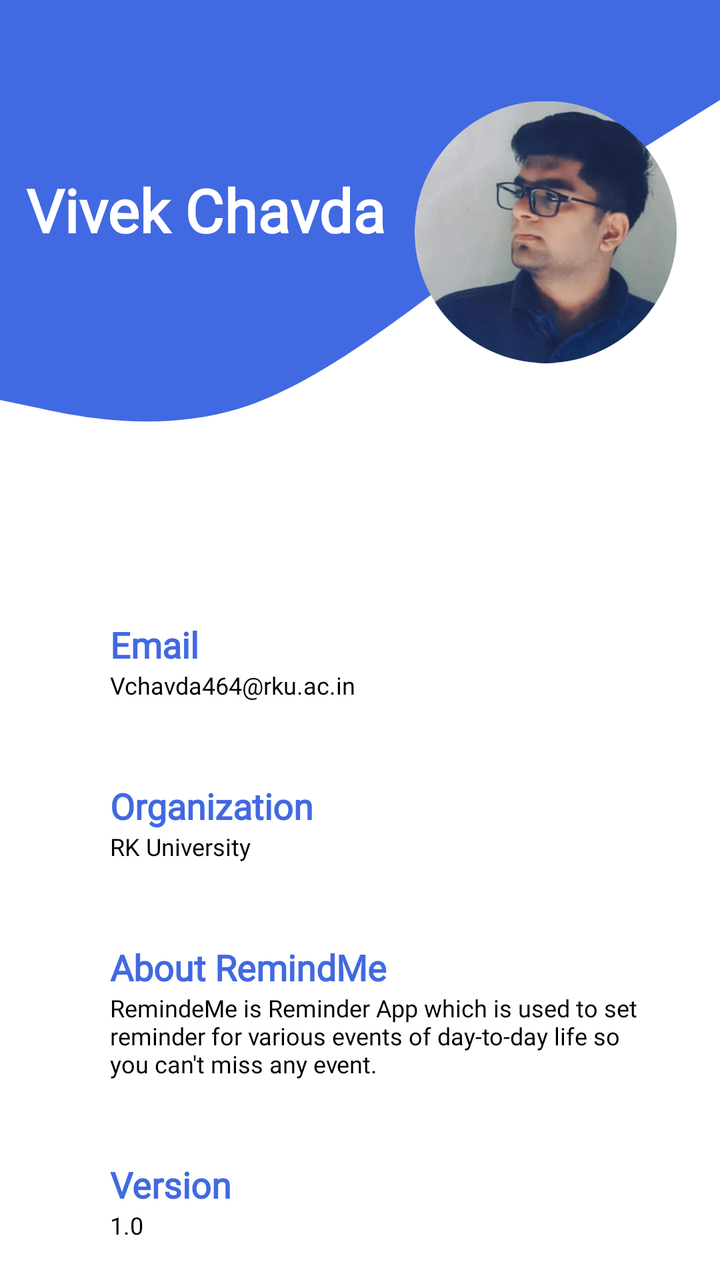
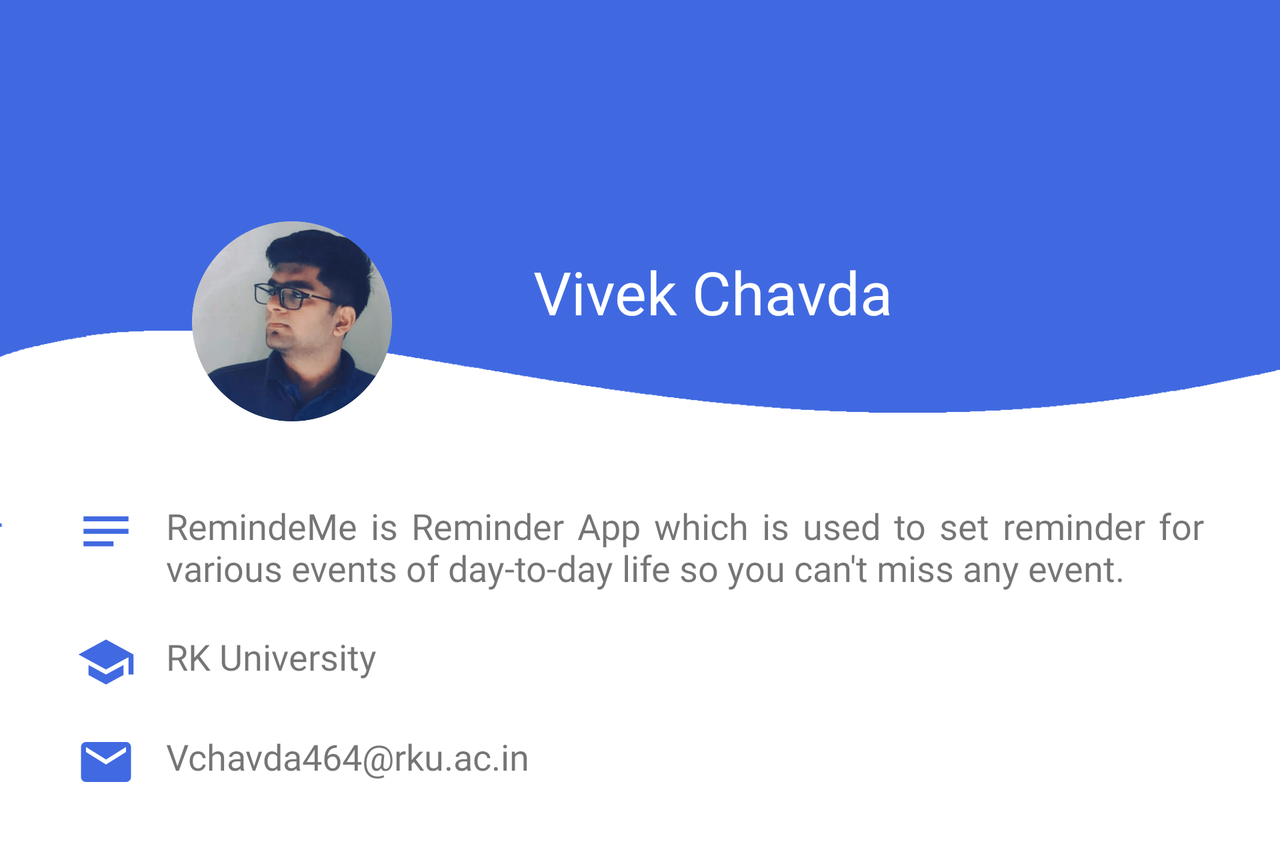

The same Android screen from two of the app's own layout files: first res/layout/ as a phone draws it, then the repository's variant for another configuration, drawn on a device whose configuration selects that folder. Both files follow.
<!-- AndroidManifest.xml: application theme AppTheme -->
<!-- res/layout/activity_about_screen.xml -->
<?xml version="1.0" encoding="utf-8"?>
<ScrollView xmlns:android="http://schemas.android.com/apk/res/android"
    xmlns:app="http://schemas.android.com/apk/res-auto"
    xmlns:tools="http://schemas.android.com/tools"
    android:layout_width="match_parent"
    android:layout_height="match_parent"
    android:background="@color/cardview_light_background"
    tools:context=".AboutScreen"
    >

    <androidx.constraintlayout.widget.ConstraintLayout
        android:layout_width="match_parent"
        android:layout_height="match_parent"
        android:background="@color/cardview_light_background"
        tools:context=".About_as">

        <LinearLayout
            android:id="@+id/linearLayout2"
            android:layout_width="match_parent"
            android:layout_height="250dp"
            android:background="@drawable/ic_about_wave"
            android:orientation="vertical"
            app:layout_constraintEnd_toEndOf="parent"
            app:layout_constraintStart_toStartOf="parent"
            app:layout_constraintTop_toTopOf="parent">

            <androidx.constraintlayout.widget.ConstraintLayout
                android:layout_width="match_parent"
                android:layout_height="match_parent">

                <ImageView
                    android:id="@+id/imageView5"
                    android:layout_width="131dp"
                    android:layout_height="168dp"
                    android:layout_marginBottom="50dp"
                    android:layout_marginEnd="16dp"
                    android:layout_marginLeft="195dp"
                    android:layout_marginRight="16dp"
                    android:layout_marginStart="195dp"
                    android:layout_marginTop="50dp"
                    android:elevation="30dp"


                    app:layout_constraintBottom_toBottomOf="parent"
                    app:layout_constraintEnd_toEndOf="parent"
                    app:layout_constraintHorizontal_bias="0.681"
                    app:layout_constraintStart_toStartOf="parent"
                    app:layout_constraintTop_toTopOf="parent"
                    app:layout_constraintVertical_bias="1.0"
                    app:srcCompat="@drawable/profile" />

                <TextView
                    android:id="@+id/textView_2"
                    android:layout_width="wrap_content"
                    android:layout_height="wrap_content"
                    android:fontFamily="@font/roboto"
                    android:text="@string/developer"
                    android:textColor="#FFFFFF"
                    android:textSize="30sp"

                    android:textStyle="bold"
                    android:typeface="serif"
                    app:layout_constraintBottom_toBottomOf="parent"
                    app:layout_constraintEnd_toStartOf="@+id/imageView5"
                    app:layout_constraintHorizontal_bias="0.48"
                    app:layout_constraintStart_toStartOf="parent"
                    app:layout_constraintTop_toTopOf="parent"
                    app:layout_constraintVertical_bias="0.404" />
            </androidx.constraintlayout.widget.ConstraintLayout>

        </LinearLayout>

        <LinearLayout
            android:layout_width="wrap_content"
            android:layout_height="wrap_content"
            android:layout_marginTop="50dp"
            android:orientation="vertical"

            app:layout_constraintBottom_toBottomOf="parent"
            app:layout_constraintEnd_toEndOf="parent"
            app:layout_constraintStart_toStartOf="parent"
            app:layout_constraintTop_toBottomOf="@+id/linearLayout2">

            <LinearLayout
                android:layout_width="match_parent"
                android:layout_height="match_parent"


                android:orientation="vertical">

                <LinearLayout
                    android:layout_width="wrap_content"
                    android:layout_height="wrap_content"
                    android:gravity="start"
                    android:clipToPadding="false"

                    android:padding="10dp">

                    <ImageView

                        style="@style/abt_icon"
                        app:srcCompat="@drawable/ic_baseline_email_24"
                        tools:ignore="VectorDrawableCompat" />


                    <LinearLayout
                        android:layout_width="wrap_content"
                        android:layout_height="wrap_content"
                        android:orientation="vertical">


                        <TextView
                            android:id="@+id/text_email"
                            style="@style/aboutTextMain"
                            android:layout_width="match_parent"
                            android:layout_height="wrap_content"
                            android:text="@string/headEmail"

                            />

                        <TextView
                            style="@style/aboutTextsub"
                            android:layout_width="match_parent"
                            android:layout_height="wrap_content"
                            android:text="@string/email" />

                    </LinearLayout>
                </LinearLayout>

                <LinearLayout
                    android:layout_width="300dp"
                    android:layout_height="wrap_content"
                    android:gravity="start"
                    android:clipToPadding="false"
                    android:layout_marginTop="20dp"
                    android:padding="10dp">

                    <ImageView

                        style="@style/abt_icon"
                        app:srcCompat="@drawable/ic_baseline_school_24"
                        tools:ignore="VectorDrawableCompat" />


                    <LinearLayout
                        android:layout_width="wrap_content"
                        android:layout_height="wrap_content"
                        android:orientation="vertical">


                        <TextView

                            style="@style/aboutTextMain"
                            android:layout_width="match_parent"
                            android:layout_height="wrap_content"
                            android:text="@string/org" />

                        <TextView
                            style="@style/aboutTextsub"
                            android:layout_width="match_parent"
                            android:layout_height="wrap_content"
                            android:text="@string/college" />

                    </LinearLayout>
                </LinearLayout>

                <LinearLayout
                    android:layout_width="300dp"
                    android:layout_height="wrap_content"
                    android:gravity="start"
                    android:clipToPadding="false"
                    android:layout_marginTop="20dp"
                    android:padding="10dp">

                    <ImageView
                        style="@style/abt_icon"
                        app:srcCompat="@drawable/ic_baseline_notes_24"
                        tools:ignore="VectorDrawableCompat" />


                    <LinearLayout
                        android:layout_width="wrap_content"
                        android:layout_height="wrap_content"
                        android:orientation="vertical">


                        <TextView
                            style="@style/aboutTextMain"
                            android:layout_width="match_parent"
                            android:layout_height="wrap_content"
                            android:text="@string/note" />

                        <TextView
                            style="@style/aboutTextsub"
                            android:layout_width="match_parent"
                            android:layout_height="wrap_content"
                            android:text="@string/desc" />

                    </LinearLayout>
                </LinearLayout>

                <LinearLayout
                    android:layout_width="300dp"
                    android:layout_height="wrap_content"
                    android:gravity="start"
                    android:clipToPadding="false"
                    android:layout_marginTop="20dp"
                    android:padding="10dp">

                    <ImageView
                        style="@style/abt_icon"
                        app:srcCompat="@drawable/ic_baseline_play_arrow_24"
                        tools:ignore="VectorDrawableCompat" />


                    <LinearLayout
                        android:layout_width="wrap_content"
                        android:layout_height="wrap_content"
                        android:orientation="vertical">


                        <TextView

                            style="@style/aboutTextMain"
                            android:layout_width="match_parent"
                            android:layout_height="wrap_content"
                            android:text="@string/version" />

                        <TextView
                            style="@style/aboutTextsub"
                            android:layout_width="match_parent"
                            android:layout_height="wrap_content"
                            android:text="@string/n_version" />

                    </LinearLayout>
                </LinearLayout>
            </LinearLayout>


        </LinearLayout>

    </androidx.constraintlayout.widget.ConstraintLayout>
</ScrollView>
<!-- resources referenced by this layout -->
<resources>
  <!-- drawable ic_about_wave (drawable) -->
  <vector xmlns:android="http://schemas.android.com/apk/res/android"
      android:width="1440dp"
      android:height="320dp"
      android:viewportWidth="1440"
      android:viewportHeight="320">
    <path
        android:pathData="M0,256L80,261.3C160,267 320,277 480,261.3C640,245 800,203 960,165.3C1120,128 1280,96 1360,80L1440,64L1440,0L1360,0C1280,0 1120,0 960,0C800,0 640,0 480,0C320,0 160,0 80,0L0,0Z"
        android:fillColor="@color/themecolor"/>
  </vector>
  <!-- drawable ic_baseline_email_24 (drawable) -->
  <vector android:height="24dp" android:tint="@color/themecolor"
      android:viewportHeight="24" android:viewportWidth="24"
      android:width="24dp" xmlns:android="http://schemas.android.com/apk/res/android">
      <path android:fillColor="@android:color/white" android:pathData="M20,4L4,4c-1.1,0 -1.99,0.9 -1.99,2L2,18c0,1.1 0.9,2 2,2h16c1.1,0 2,-0.9 2,-2L22,6c0,-1.1 -0.9,-2 -2,-2zM20,8l-8,5 -8,-5L4,6l8,5 8,-5v2z"/>
  </vector>
  <!-- drawable ic_baseline_notes_24 (drawable) -->
  <vector android:height="24dp" android:tint="@color/themecolor"
      android:viewportHeight="24" android:viewportWidth="24"
      android:width="24dp" xmlns:android="http://schemas.android.com/apk/res/android">
      <path android:fillColor="@android:color/white" android:pathData="M3,18h12v-2L3,16v2zM3,6v2h18L21,6L3,6zM3,13h18v-2L3,11v2z"/>
  </vector>
  <!-- drawable ic_baseline_play_arrow_24 (drawable) -->
  <vector android:height="24dp" android:tint="@color/themecolor"
      android:viewportHeight="24" android:viewportWidth="24"
      android:width="24dp" xmlns:android="http://schemas.android.com/apk/res/android">
      <path android:fillColor="@android:color/white" android:pathData="M8,5v14l11,-7z"/>
  </vector>
  <!-- drawable ic_baseline_school_24 (drawable) -->
  <vector android:height="24dp" android:tint="@color/themecolor"
      android:viewportHeight="24" android:viewportWidth="24"
      android:width="24dp" xmlns:android="http://schemas.android.com/apk/res/android">
      <path android:fillColor="@android:color/white" android:pathData="M5,13.18v4L12,21l7,-3.82v-4L12,17l-7,-3.82zM12,3L1,9l11,6 9,-4.91V17h2V9L12,3z"/>
  </vector>
  <!-- drawable profile: png bitmap (drawable, 146519 bytes) -->
  <string name="college">RK University</string>
  <string name="desc">RemindeMe is Reminder App which is used to set reminder for various events of day-to-day life so you can\'t miss any event.</string>
  <string name="developer">Vivek Chavda</string>
  <string name="email">Vchavda464@rku.ac.in</string>
  <string name="headEmail">Email</string>
  <string name="n_version">1.0</string>
  <string name="note">About RemindMe</string>
  <string name="org">Organization</string>
  <string name="version">Version</string>
  <style name="aboutTextMain">
          <item name="android:textSize">18sp</item>
          <item name="android:textColor">@color/themecolor</item>
          <item name="android:typeface">serif</item>
          <item name="fontFamily">@font/roboto</item>
          <item name="android:paddingLeft">15dp</item>
          <item name="android:textStyle">bold</item>
      </style>
  <style name="aboutTextsub">
          <item name="android:textSize">12sp</item>
          <item name="android:textColor">@android:color/black</item>
          <item name="android:typeface">serif</item>
          <item name="fontFamily">@font/roboto</item>
          <item name="android:paddingLeft">15dp</item>
      </style>
  <style name="AppTheme" parent="Theme.AppCompat.Light.DarkActionBar">
          
          <item name="colorPrimary">@color/colorPrimary</item>
          <item name="colorPrimaryDark">@color/colorPrimaryDark</item>
          <item name="colorAccent">@color/colorAccent</item>
          </style>
  <color name="themecolor">#4169E1</color>
  <color name="colorPrimary">#6200EE</color>
  <color name="colorPrimaryDark">#3700B3</color>
  <color name="colorAccent">#03DAC5</color>
</resources>
<!-- res/layout-land/activity_about_screen.xml (the repository's variant of the layout above) -->
<!-- drawn on the phone turned sideways -->
<?xml version="1.0" encoding="utf-8"?>
<ScrollView android:layout_height="match_parent"
    android:layout_width="match_parent"
    xmlns:android="http://schemas.android.com/apk/res/android"
    xmlns:app="http://schemas.android.com/apk/res-auto"
    tools:context=".AboutScreen"
    xmlns:tools="http://schemas.android.com/tools">
<androidx.constraintlayout.widget.ConstraintLayout
    android:layout_width="match_parent"
    android:layout_height="match_parent"
    android:background="@drawable/background"
    >

    <ImageView
        android:id="@+id/imageView"
        android:layout_width="100dp"
        android:layout_height="120dp"
        android:layout_marginLeft="96dp"

        android:layout_marginStart="96dp"
        android:src="@drawable/profile"
        app:layout_constraintBottom_toBottomOf="parent"
        app:layout_constraintStart_toStartOf="parent"
        app:layout_constraintTop_toTopOf="parent"
        app:layout_constraintVertical_bias="0.329"></ImageView>

    <TextView
        android:id="@+id/textView"
        android:layout_width="220dp"
        android:layout_height="62dp"
        android:fontFamily="@font/playfair_display_bold"
        android:text="@string/name"
        android:textColor="@android:color/white"
        android:textColorHint="@android:color/white"
        android:textSize="30sp"
        app:layout_constraintBottom_toBottomOf="parent"
        app:layout_constraintEnd_toEndOf="parent"
        app:layout_constraintHorizontal_bias="0.527"
        app:layout_constraintStart_toStartOf="@+id/imageView"
        app:layout_constraintTop_toTopOf="parent"
        app:layout_constraintVertical_bias="0.345" />

    <LinearLayout
        android:layout_width="wrap_content"
        android:layout_height="wrap_content"
        android:gravity="center"
        android:orientation="vertical"
        android:padding="20dp"
        app:layout_constraintEnd_toEndOf="parent"
        app:layout_constraintStart_toStartOf="parent"
        app:layout_constraintTop_toBottomOf="@+id/imageView">

        <LinearLayout
            android:layout_width="match_parent"
            android:layout_height="match_parent"
            android:orientation="horizontal"
            android:padding="10dp">

            <ImageView
                android:id="@+id/imageView4"
                android:layout_width="30dp"
                android:layout_height="30dp"
                android:layout_gravity="start"
                app:srcCompat="@drawable/ic_baseline_notes_24"
                tools:layout_editor_absoluteX="34dp"
                tools:layout_editor_absoluteY="431dp" />

            <TextView
                android:id="@+id/textView2"
                android:layout_width="534dp"
                android:layout_height="wrap_content"
                android:fontFamily="@font/roboto"
                android:justificationMode="inter_word"
                android:maxLines="5"
                android:paddingLeft="15dp"
                android:text="@string/desc"
                android:textSize="18sp"
                tools:layout_editor_absoluteX="90dp"
                tools:layout_editor_absoluteY="421dp"></TextView>
        </LinearLayout>

        <LinearLayout
            android:layout_width="match_parent"
            android:layout_height="match_parent"
            android:orientation="horizontal"
            android:padding="10dp">

            <ImageView
                android:id="@+id/imageView2"
                android:layout_width="30dp"
                android:layout_height="30dp"
                app:srcCompat="@drawable/ic_baseline_school_24" />

            <TextView
                android:id="@+id/textView3"
                android:layout_width="wrap_content"
                android:layout_height="wrap_content"
                android:fontFamily="@font/roboto"
                android:paddingLeft="15dp"
                android:text="@string/college"
                android:textSize="18sp" />
        </LinearLayout>

        <LinearLayout
            android:layout_width="match_parent"
            android:layout_height="match_parent"
            android:orientation="horizontal"
            android:padding="10dp">

            <ImageView
                android:id="@+id/imageView3"
                android:layout_width="30dp"
                android:layout_height="30dp"
                app:srcCompat="@drawable/ic_baseline_email_24" />

            <TextView
                android:id="@+id/textView4"
                android:layout_width="wrap_content"
                android:layout_height="wrap_content"
                android:fontFamily="@font/roboto"
                android:paddingLeft="15dp"
                android:text="@string/email"
                android:textSize="18sp" />


        </LinearLayout>

    </LinearLayout>


</androidx.constraintlayout.widget.ConstraintLayout></ScrollView>
<!-- resources referenced by the variant -->
<!-- as the phone turned sideways resolves them -->
<resources>
  <!-- drawable background: png bitmap (drawable, 7054 bytes) -->
  <!-- drawable ic_baseline_email_24 (drawable) -->
  <vector android:height="24dp" android:tint="@color/themecolor"
      android:viewportHeight="24" android:viewportWidth="24"
      android:width="24dp" xmlns:android="http://schemas.android.com/apk/res/android">
      <path android:fillColor="@android:color/white" android:pathData="M20,4L4,4c-1.1,0 -1.99,0.9 -1.99,2L2,18c0,1.1 0.9,2 2,2h16c1.1,0 2,-0.9 2,-2L22,6c0,-1.1 -0.9,-2 -2,-2zM20,8l-8,5 -8,-5L4,6l8,5 8,-5v2z"/>
  </vector>
  <!-- drawable ic_baseline_notes_24 (drawable) -->
  <vector android:height="24dp" android:tint="@color/themecolor"
      android:viewportHeight="24" android:viewportWidth="24"
      android:width="24dp" xmlns:android="http://schemas.android.com/apk/res/android">
      <path android:fillColor="@android:color/white" android:pathData="M3,18h12v-2L3,16v2zM3,6v2h18L21,6L3,6zM3,13h18v-2L3,11v2z"/>
  </vector>
  <!-- drawable ic_baseline_school_24 (drawable) -->
  <vector android:height="24dp" android:tint="@color/themecolor"
      android:viewportHeight="24" android:viewportWidth="24"
      android:width="24dp" xmlns:android="http://schemas.android.com/apk/res/android">
      <path android:fillColor="@android:color/white" android:pathData="M5,13.18v4L12,21l7,-3.82v-4L12,17l-7,-3.82zM12,3L1,9l11,6 9,-4.91V17h2V9L12,3z"/>
  </vector>
  <!-- drawable profile: png bitmap (drawable, 146519 bytes) -->
  <string name="college">RK University</string>
  <string name="desc">RemindeMe is Reminder App which is used to set reminder for various events of day-to-day life so you can\'t miss any event.</string>
  <string name="email">Vchavda464@rku.ac.in</string>
  <string name="name">Vivek Chavda</string>
  <style name="AppTheme" parent="Theme.AppCompat.Light.DarkActionBar">
          
          <item name="colorPrimary">@color/colorPrimary</item>
          <item name="colorPrimaryDark">@color/colorPrimaryDark</item>
          <item name="colorAccent">@color/colorAccent</item>
          </style>
  <color name="themecolor">#4169E1</color>
  <color name="colorPrimary">#6200EE</color>
  <color name="colorPrimaryDark">#3700B3</color>
  <color name="colorAccent">#03DAC5</color>
</resources>
